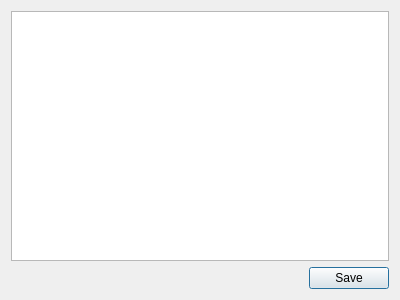
<?xml version="1.0" encoding="UTF-8"?>
<ui version="4.0">
 <class>LogDialog</class>
 <widget class="QDialog" name="LogDialog">
  <property name="geometry">
   <rect>
    <x>0</x>
    <y>0</y>
    <width>400</width>
    <height>300</height>
   </rect>
  </property>
  <property name="windowTitle">
   <string>Log Window</string>
  </property>
  <layout class="QVBoxLayout" name="verticalLayout">
   <item>
    <widget class="QTextEdit" name="logOutput">
     <property name="readOnly">
      <bool>true</bool>
     </property>
    </widget>
   </item>
   <item>
    <layout class="QHBoxLayout" name="horizontalLayout">
     <item>
      <spacer name="horizontalSpacer">
       <property name="orientation">
        <enum>Qt::Horizontal</enum>
       </property>
       <property name="sizeHint" stdset="0">
        <size>
         <width>40</width>
         <height>20</height>
        </size>
       </property>
      </spacer>
     </item>
     <item>
      <widget class="QPushButton" name="saveButton">
       <property name="text">
        <string>Save</string>
       </property>
      </widget>
     </item>
    </layout>
   </item>
  </layout>
 </widget>
 <resources/>
 <connections/>
</ui>
